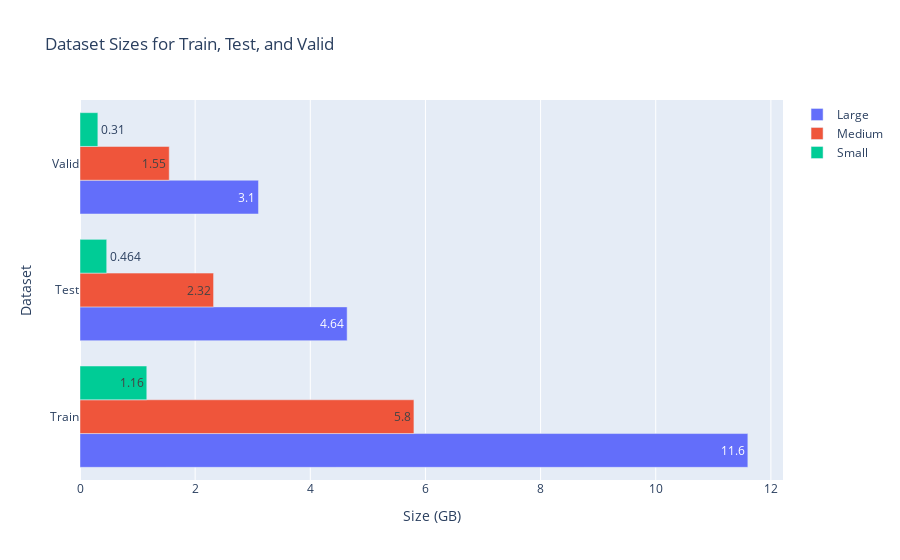

The notebook cell saved with this chart:
### Code cell
import plotly.graph_objects as go

# Dataset sizes in GB
datasets = ['Train', 'Test', 'Valid']
sizes_large = [11.6, 4.64, 3.1]
sizes_medium = [5.8, 2.32, 1.55]
sizes_small = [1.16, 0.464, 0.31]

# Create traces for each dataset size
fig = go.Figure(data=[
    go.Bar(name='Large', y=datasets, x=sizes_large, orientation='h', text=sizes_large, textposition='auto'),
    go.Bar(name='Medium', y=datasets, x=sizes_medium, orientation='h', text=sizes_medium, textposition='auto'),
    go.Bar(name='Small', y=datasets, x=sizes_small, orientation='h', text=sizes_small, textposition='auto')
])

# Update layout for grouped bar chart
fig.update_layout(
    title='Dataset Sizes for Train, Test, and Valid',
    xaxis_title='Size (GB)',
    yaxis_title='Dataset',
    barmode='group'
)

# Show plot
fig.show()

### Figure 1 — Plotly figure (JSON) as saved in the notebook; plotly's stock layout.template omitted (floating-point values rounded to 4 significant figures)
{"data": [{"name": "Large", "orientation": "h", "text": ["11.6", "4.64", "3.1"], "textposition": "auto", "x": [11.6, 4.64, 3.1], "y": ["Train", "Test", "Valid"], "type": "bar"}, {"name": "Medium", "orientation": "h", "text": ["5.8", "2.32", "1.55"], "textposition": "auto", "x": [5.8, 2.32, 1.55], "y": ["Train", "Test", "Valid"], "type": "bar"}, {"name": "Small", "orientation": "h", "text": ["1.16", "0.464", "0.31"], "textposition": "auto", "x": [1.16, 0.464, 0.31], "y": ["Train", "Test", "Valid"], "type": "bar"}], "layout": {"title": {"text": "Dataset Sizes for Train, Test, and Valid"}, "xaxis": {"title": {"text": "Size (GB)"}}, "yaxis": {"title": {"text": "Dataset"}}, "barmode": "group"}}
